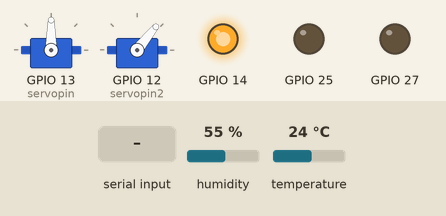
This sketch was run on a simulated ESP32. Shown: 2 × servo, output pins drawn as LEDs (lit = HIGH). Inputs (shaded band) come from the test bench; at power-on: temperature 24 °C, humidity 55 %. Nothing arrives over Bluetooth unless stated; what the sketch prints to the serial monitor is not drawn.

Above: at 1.2 s.
1.3 s: "A90\n" received over the second serial link
4.8 s: temperature set to 12 °C
At 6.6 s:
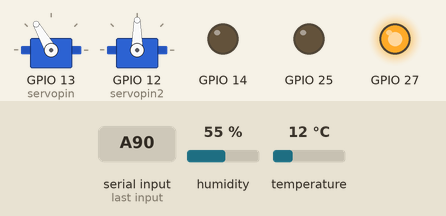
7.1 s: "A,45\n" received over the second serial link
10.6 s: "C\n" received over the second serial link
At 11.07 s:
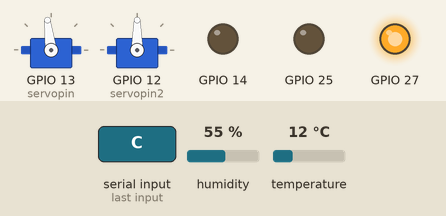
15.2 s: "A\n" received over the second serial link
At 15.59 s:
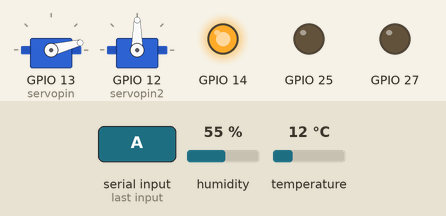
19.8 s: "C,45\n" received over the second serial link
At 25.0 s:
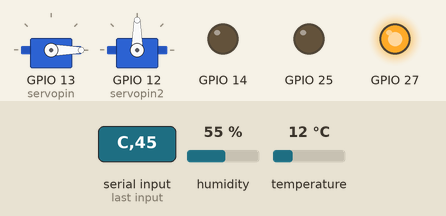
Timing chart, 0 to 25.4 s (numbered marks = the images above; inputs shaded):
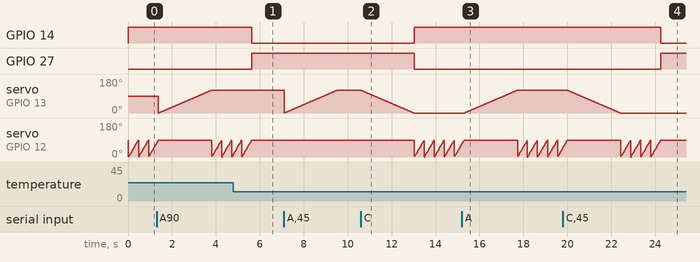

The sketch:

main.ino
```cpp
#include "DHTesp.h"
#include <Ticker.h>
#include <BluetoothSerial.h>
#include <ESP32Servo.h>

// تعیین کردن اسم بلوتوث برد esp32
String device_name = "ESP32-BT-Slave";
DHTesp dht;
BluetoothSerial SerialBT;

Servo myservo; // سروو موتور برای چرخش زاویه دمنده
Servo myservo2; // سروو موتور برای فن

int servopin = 13; // چرخش زاویه
int servopin2 = 12; // فن
char r; // کارکتر دریافتی
int x; // عدد دریافتی برای ست پوینت

//*************باز طراحی کتابخونه DHT11 **********************/
TaskHandle_t tempTaskHandle = NULL;
Ticker tempTicker;
ComfortState cf;
bool tasksEnabled = false;
int dhtPin = 17;
float currentTemperature = 0;
int setpoint = 25;

// Function declarations
void tempTask(void *pvParameters);
bool getTemperature();
void triggerGetTemp();
bool initTemp();
//*************************************************************/

void setup() {
  Serial.begin(115200);
  SerialBT.begin(device_name); //روشن کردن بلوتوث
  Serial.printf("The device with name \"%s\" is started.\nNow you can pair it with Bluetooth!\n", device_name.c_str());
  SerialBT.begin(115200);
  SerialBT.println("DHT ESP32 example with tasks");
  pinMode(14, OUTPUT); // چراغ: فن
  pinMode(27, OUTPUT); // چراغ : هیتر
  pinMode(25, OUTPUT); // چراغ : setpoint

  initTemp();
  tasksEnabled = true;

  myservo.attach(servopin); // فعال کردن سروو موتور برای چرخش زاویه
  myservo2.attach(servopin2); // فعال کردن سروو موتور برای فن
}
//*************************************************************/

void loop()
{
  if (!tasksEnabled)
  {
    delay(2000);
    tasksEnabled = true;
    if (tempTaskHandle != NULL)
    {
      vTaskResume(tempTaskHandle);
    }
  }


  if (Serial.available())
  {
    SerialBT.write(Serial.read());
  }

//***************************تعیین setpoint*****************************/

  if (SerialBT.available())
  {
    r = SerialBT.read();
    Serial.write(r);
    if (isdigit(r))
    {
      x = (x * 10) + (r - '0'); // تبدیل کارکتر به متغییر اینتجر
    }
    else if (r == '\n')
    {
      setpoint = x; // ست کردن ست پوینت
      x = 25; // درصورت اینکه ست پونتی ست نشد ، 25 درجه ست میشود
      SerialBT.printf("Setpoint updated to: %d\n", setpoint);
    }
  }

//***************** *****چرخش زایه ایی دریچه ******************/

  if (r == 'A') {
    for (int posDegrees = 0; posDegrees <= 120; posDegrees++) {
      myservo.write(posDegrees);
      Serial.println(posDegrees);
      delay(20);
    }
  }

  if (r == 'C') {
    for (int posDegrees = 120; posDegrees >= 0; posDegrees--) {
      myservo.write(posDegrees);
      Serial.println(posDegrees);
      delay(20);
    }
  }

//*****************************کنترل setpoint***************************/


  if (currentTemperature >= setpoint - 5 && currentTemperature <= setpoint + 5){
      digitalWrite(25, HIGH); // setpoint
      if(currentTemperature > setpoint - 5 && currentTemperature < setpoint ){
          digitalWrite(27, HIGH); //heater
          digitalWrite(14, LOW); // fan
    }
      if(currentTemperature < setpoint + 5 && currentTemperature > setpoint){
          digitalWrite(14, HIGH); // fan
          digitalWrite(27, LOW); //heater

        for (int posDegrees = 0; posDegrees <=  90; posDegrees++) {
        myservo2.write(posDegrees % 180);
        delay(5);
        }
      }
  }
  if(currentTemperature > setpoint+5 or currentTemperature < setpoint - 5)
  {
    digitalWrite(25, LOW); //setpoint
    if(currentTemperature > setpoint+5)
      {
       digitalWrite(14, HIGH); //fan
       digitalWrite(27, LOW); // heater
        for (int posDegrees = 0; posDegrees <= 90; posDegrees++) {
        myservo2.write(posDegrees % 180);
        delay(5);
        }
      }
    if(currentTemperature<setpoint-5)
      {
      digitalWrite(27, HIGH); // heater
      digitalWrite(14, LOW); // fan
      }
  }


//***************************پایان حلقه ********************************/
}


bool initTemp() {
  dht.setup(dhtPin, DHTesp::DHT11);
  Serial.println("DHT initiated");

  xTaskCreatePinnedToCore(
    tempTask,
    "tempTask",
    4000,
    NULL,
    5,
    &tempTaskHandle,
    1);

  if (tempTaskHandle == NULL) {
    Serial.println("Failed to start task for temperature update");
    return false;
  } else {
    tempTicker.attach(1.3, triggerGetTemp);
  }
  return true;
}

void triggerGetTemp() {
  if (tempTaskHandle != NULL) {
    xTaskResumeFromISR(tempTaskHandle);
  }
}

void tempTask(void *pvParameters) {
  Serial.println("tempTask loop started");
  while (1) {
    if (tasksEnabled) {
      getTemperature();
    }
    vTaskSuspend(NULL);
  }
}

bool getTemperature() {
  TempAndHumidity newValues = dht.getTempAndHumidity();
  if (dht.getStatus() != 0) {
    Serial.println("DHT11 error status: " + String(dht.getStatusString()));
    return false;
  }

  currentTemperature = newValues.temperature*5.5; // Store the current temperature

  SerialBT.print(" Temperature:" + String(currentTemperature));
  SerialBT.print("\n");
  return true;
}
```

Measured:
- after the input at 4.8 s, GPIO 14: HIGH → LOW after 0.83 s; GPIO 27: LOW → HIGH after 0.83 s; servo on GPIO 12 (servopin2): goes on until 5.6 s, then stays 90°
- after the input at 10.6 s, GPIO 14: LOW → HIGH after 2.4 s; GPIO 27: HIGH → LOW after 2.4 s; servo on GPIO 13 (servopin): moves from 120° to 0° over 2.4 s, starting at once; servo on GPIO 12 (servopin2): ramps from 0° to 90° and jumps back, once every 0.46 s
- after the input at 15.2 s, servo on GPIO 13 (servopin): moves from 0° to 120° over 2.4 s, starting after 0.12 s
- after the input at 19.8 s, GPIO 14: HIGH → LOW after 4.4 s; GPIO 27: LOW → HIGH after 4.4 s; servo on GPIO 13 (servopin): moves from 120° to 0° over 2.4 s, starting after 0.22 s
- by itself, servo on GPIO 12 (servopin2): ramps from 0° to 90° and jumps back, once every 0.45 s
